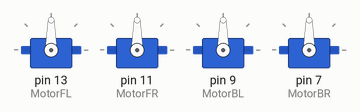
The sketch below on a simulated Arduino Uno, built with avr-gcc and run on an emulated ATmega328P. On the bench: 4 × servo.

Above: at 0.1 s.
At 121.1 s:
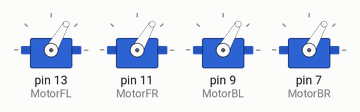
Timing chart, 0 to 122.6 s (numbered marks = the images above):
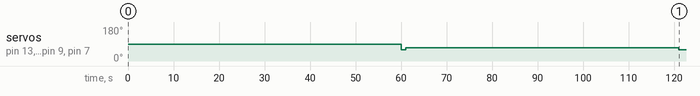

Measured:
- by itself, servo on pin 13 (MotorFL), servo on pin 11 (MotorFR), servo on pin 9 (MotorBL), servo on pin 7 (MotorBR): 90° → 60° at 60.0 s, → 70° 1.0 s later, → 60° 60.0 s later

The sketch:

Spin_Direction.ino
```cpp
#include <Arduino.h>
#include <Servo.h>

Servo MotorFL;
Servo MotorFR;
Servo MotorBL;
Servo MotorBR;

void setup() {
  MotorFL.attach(13);
  MotorFR.attach(11);
  MotorBL.attach(9);
  MotorBR.attach(7);
  delay(60000);
  MotorFL.write(60);
  MotorFR.write(60);
  MotorBL.write(60);
  MotorBR.write(60);
  delay(1000);
  MotorFL.write(70);
  MotorFR.write(70);
  MotorBL.write(70);
  MotorBR.write(70);
  delay(60000);
  MotorFL.write(60);
  MotorFR.write(60);
  MotorBL.write(60);
  MotorBR.write(60);
}

void loop() {

}
```
